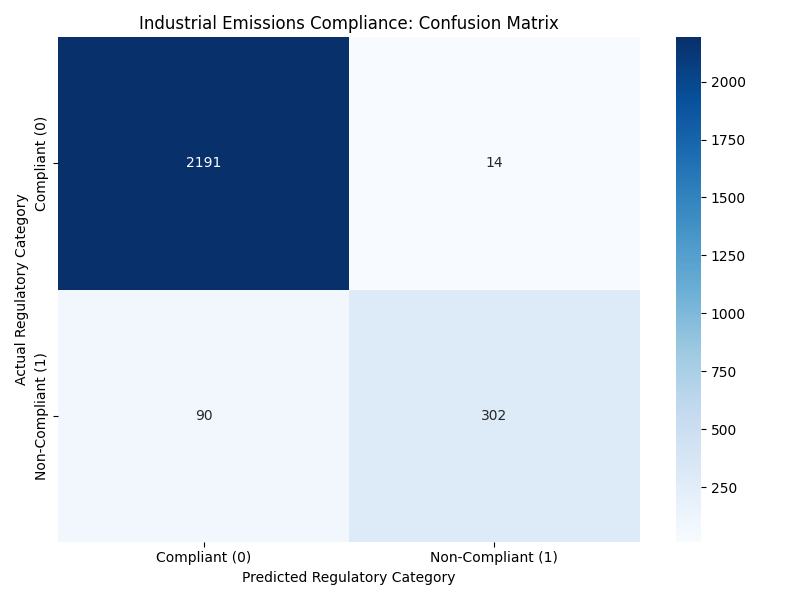

Write the Python code that produced this figure.
from sklearn.metrics import confusion_matrix, classification_report
from sklearn.model_selection import train_test_split
import numpy as np
import matplotlib.pyplot as plt
import seaborn as sns
from model_preparation import prepare_data
from model_training import train_model

# Prepare data
X, y = prepare_data()
X_train, X_test, y_train, y_test = train_test_split(X, y, test_size=0.2, random_state=42)

# Train model
model, scaler = train_model(X_train, y_train)

# Predict
X_test_scaled = scaler.transform(X_test)
y_pred = model.predict(X_test_scaled)

# Get confusion matrix
cm = confusion_matrix(y_test, y_pred)
print("Confusion Matrix:\n", cm)

# Method 1: Using sklearn
from sklearn.metrics import recall_score, precision_score

sensitivity = recall_score(y_test, y_pred, average='macro')  # Sensitivity for each class
specificity_score = recall_score(y_test, y_pred, average='macro', pos_label=None)

print(f"\nSensitivity (Macro): {sensitivity:.4f}")

# Method 2: Manual calculation for each class
print("\n" + "="*50)
print("SENSITIVITY & SPECIFICITY FOR EACH CLASS")
print("="*50)

classes = ['Compliant (0)', 'Non-Compliant (1)']

for i, class_name in enumerate(classes):
    TP = cm[i, i]
    FN = cm[i].sum() - TP
    FP = cm[:, i].sum() - TP
    TN = cm.sum() - TP - FN - FP
    
    sensitivity = TP / (TP + FN) if (TP + FN) > 0 else 0
    specificity = TN / (TN + FP) if (TN + FP) > 0 else 0
    
    print(f"\n{class_name}:")
    print(f"  Sensitivity (Recall): {sensitivity:.4f}")
    print(f"  Specificity: {specificity:.4f}")
    print(f"  TP: {TP}, FN: {FN}, FP: {FP}, TN: {TN}")
    
# plotting confusion matrix heatmap

plt.figure(figsize=(8, 6))

sns.heatmap(cm, annot=True, fmt='d', cmap='Blues', cbar=True, 
            xticklabels=classes, yticklabels=classes)

plt.title('Industrial Emissions Compliance: Confusion Matrix')
plt.ylabel('Actual Regulatory Category')
plt.xlabel('Predicted Regulatory Category')
plt.tight_layout()

plt.savefig('confusion_matrix.png')
plt.show()
